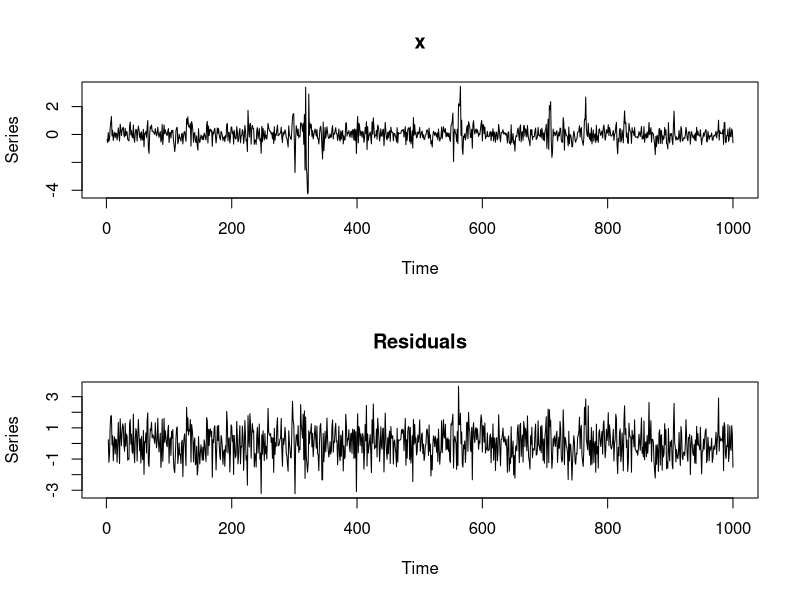
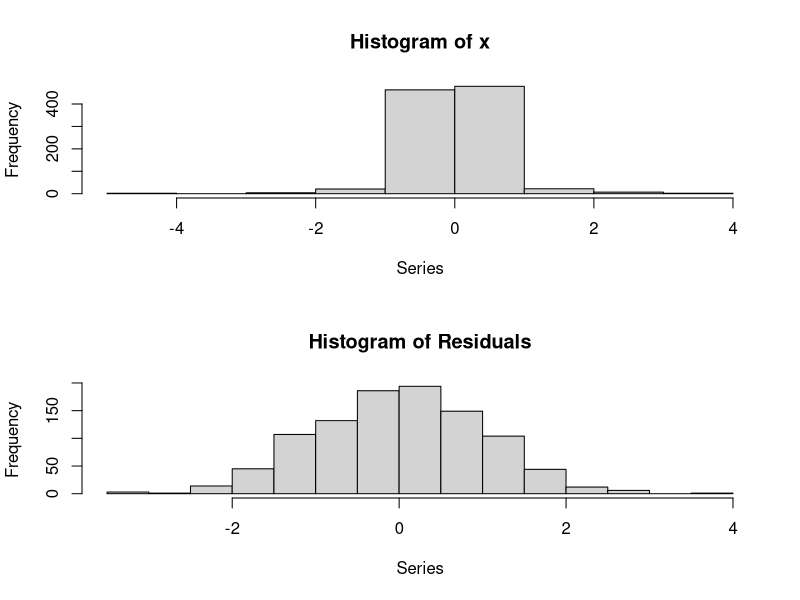
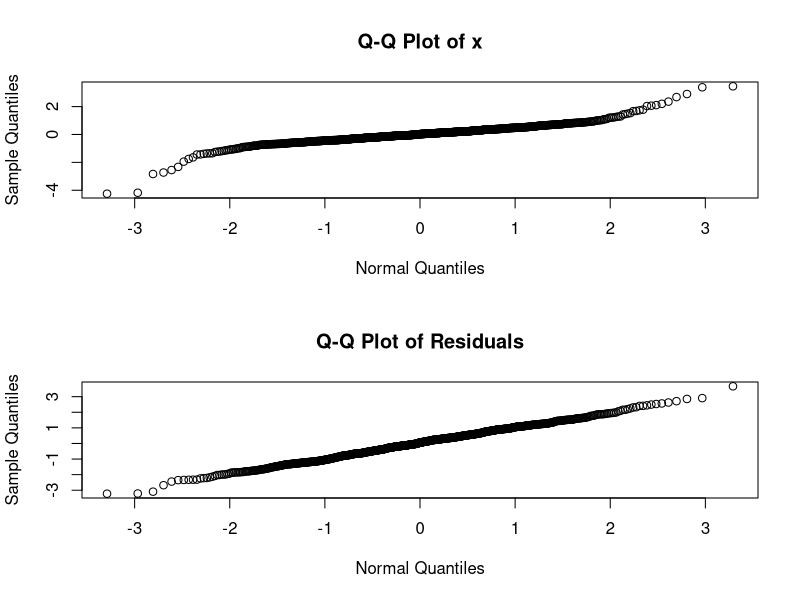
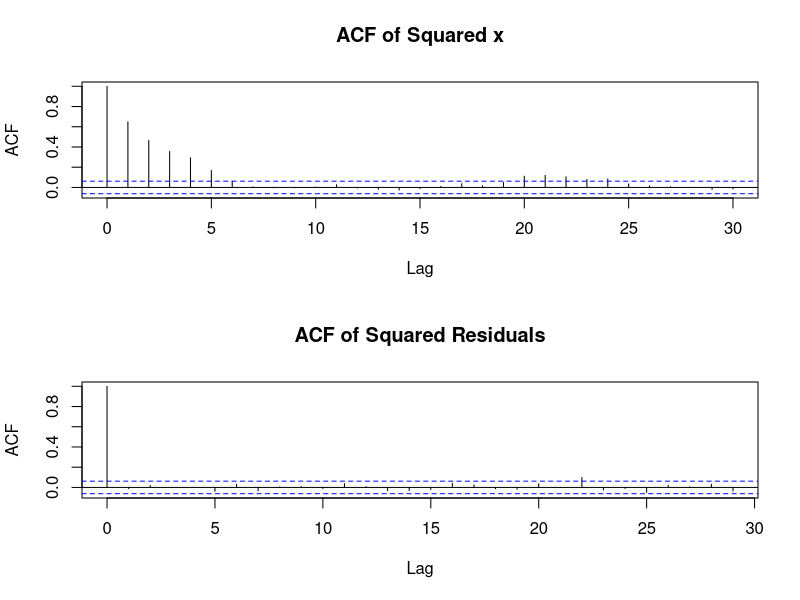
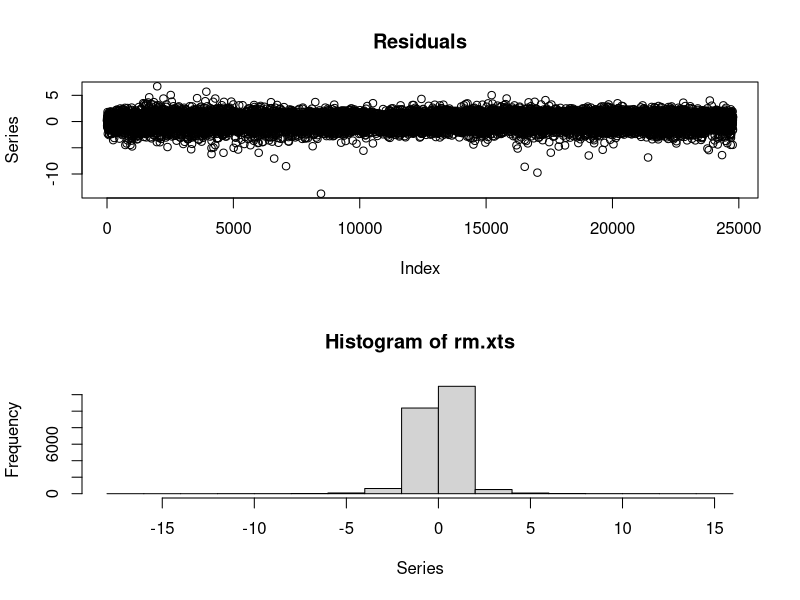
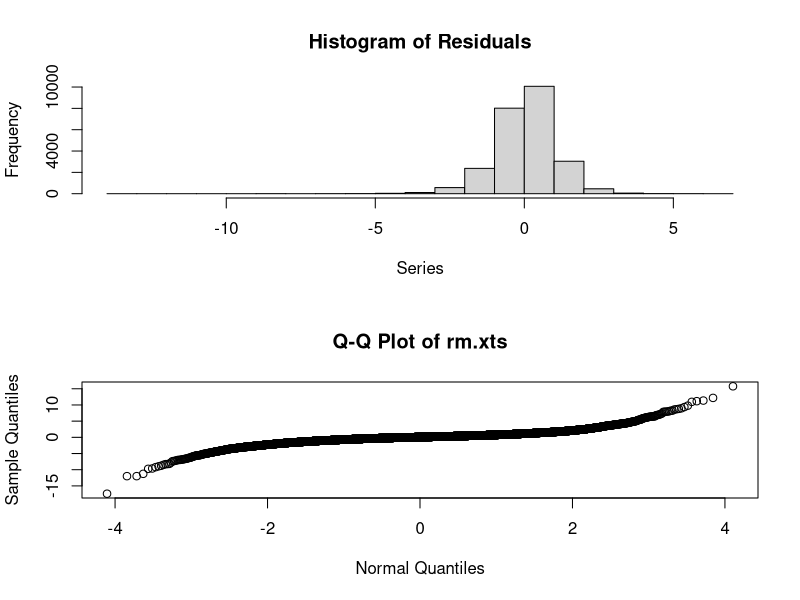
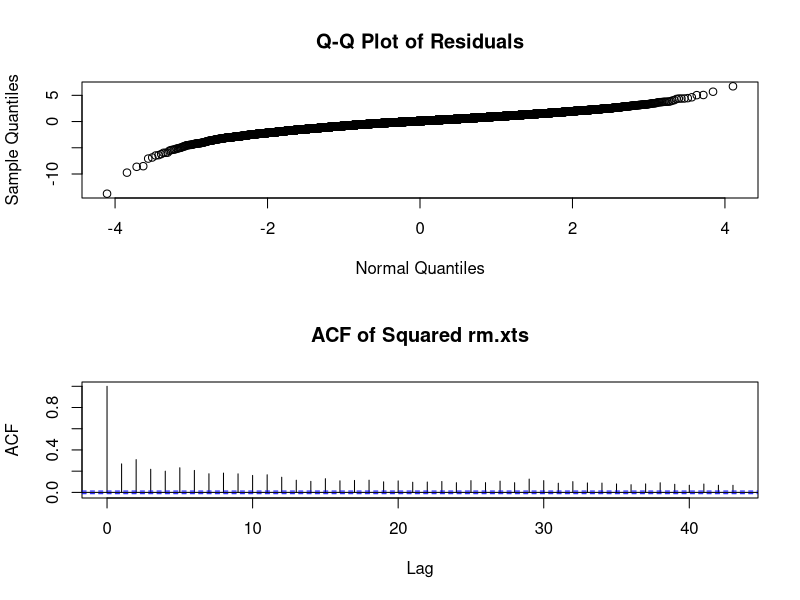
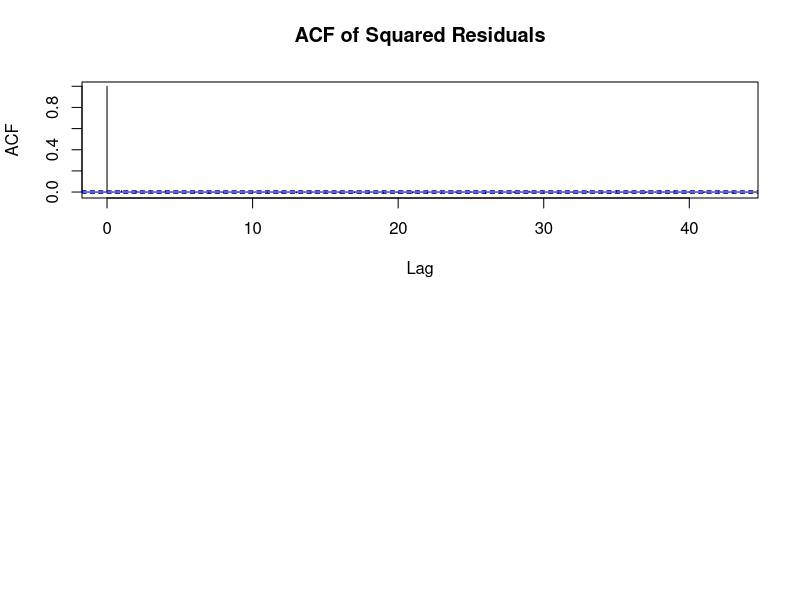

R code for these plots, in order:
#-------------------------------------------------------------------------------------
# ECMT2130 Financial Econometrics
# Written by Geoff Shuetrim
# Lecture 10: GARCH models
#
# Topics:
#
# - Basic GARCH model estimation (tseries package): https://www.rdocumentation.org/packages/tseries/versions/0.10-47
#
#-------------------------------------------------------------------------------------

# install.packages("tseries")
library(tseries)

#install.packages("fGarch")
library(fGarch)

# install.packages("readxl")
library(readxl)

# install.packages("xts")
library(xts)

#-------------------------------------------------------------------------------------
# ARCH(2) model simulation the hard way.
# Use tseries package for estimation
#-------------------------------------------------------------------------------------
n <- 1100
a <- c(0.1, 0.5, 0.2)  # ARCH(2) coefficients
e <- rnorm(n)
x <- double(n)
x[1:2] <- rnorm(2, sd = sqrt(a[1]/(1.0-a[2]-a[3]))) 
for(i in 3:n)  # Generate ARCH(2) process
{
  x[i] <- e[i]*sqrt(a[1]+a[2]*x[i-1]^2+a[3]*x[i-2]^2)
}
x <- ts(x[101:1100])

# Using tseries package GARCH estimation
model <- garch(x, order = c(0, 2), grad="numerical")

summary(model)

plot(model)


#-------------------------------------------------------------------------------------
# GARCH data simulation the easy way
# Uses fGarch package
#-------------------------------------------------------------------------------------
help(garchSpec)
help(garchSim)

# Simulate a GARCH(1,1) model (read help documentation to see the GARCH parameters)
data <- garchSim(spec = garchSpec(), n = 1000, extended = FALSE)

# Check the coefficient estimates - do they match those used to simulate the data? 
summary(garchFit(formula=~garch(1,1),data=data,trace=TRUE))

# Simulate an AR(1)-ARCH(2) model
spec = garchSpec(model = list(ar = 0.5, alpha = c(0.3, 0.4), beta = 0))
garchSim(spec, n = 10, extended = TRUE)

# Simulate an AR(1)-ARCH(2) model
spec = garchSpec(model = list(ar = 0.5, alpha = c(0.3, 0.4), beta = 0))
garchSim(spec, n = 10, extended = TRUE)

# ARMA(1,2)-GARCH(1,1) - use default garch coefficient values
spec = garchSpec(model = list(ar = 0.5, ma = c(0.3, -0.3)))
garchSim(spec, n = 10, extended = TRUE)

#-------------------------------------------------------------------------------------
# GARCH model of daily returns
# Uses tseries and readxl and xts packages
#-------------------------------------------------------------------------------------

# Read data from spreadsheet in same folder as this R script.
equityIndexData <- read_excel("Fama_French_market_daily_returns.xlsx")
dates = as.Date(equityIndexData$Date)

# Represent data as an extended time-series, omitting first 6 columns
# Note it is important to only have numeric data in the extended timeseries object columns!
rm.xts <- xts(equityIndexData$Rm, order.by=dates)

model <- garch(rm.xts, order = c(1, 1), grad="numerical")

summary(model)

plot(model)
